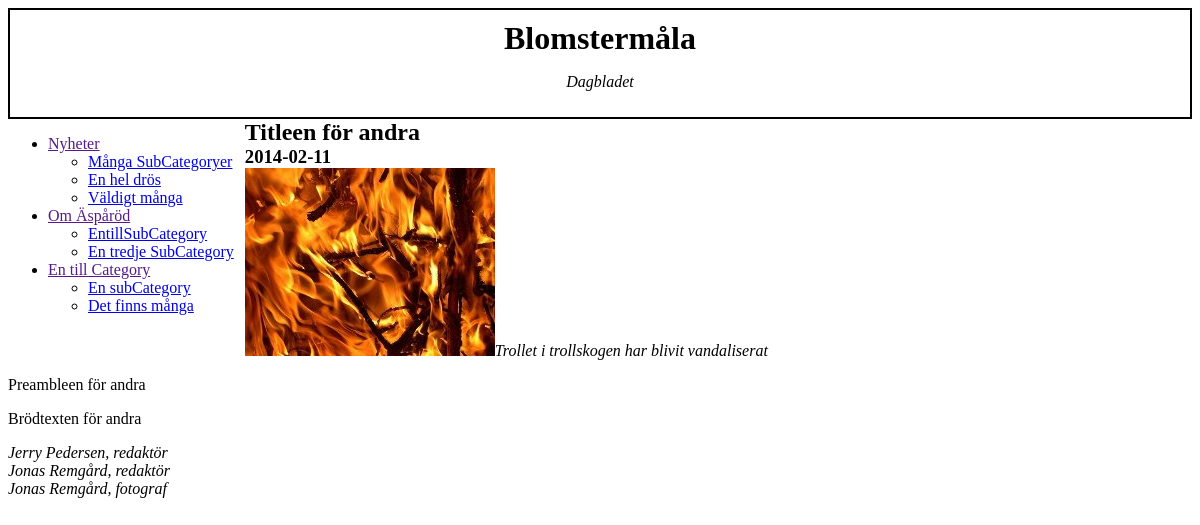
Page /webbartikel.php?ArtID=2 on the committed database.
### tables this page shows
create table Sub_Category
(SubCategoryID     int NOT NULL,
 SubCategoryname	varchar(50),
 CategoryID			int NOT NULL,
 primary key (SubCategoryID),
 foreign key (CategoryID) references Category(CategoryID));

create table Category
(CategoryID     int NOT NULL,
 Categoryname	varchar(50),
 primary key (CategoryID));

create table Article
(Title			varchar(100),
 Preamble     		varchar(200),
 Content     		text,
 Date			date,
 ArticleID		int NOT NULL,
 SubCategoryID	int NOT NULL,
 primary key (ArticleID),
 foreign key (SubCategoryID) references Sub_Category(SubCategoryID));

create table Picture_Article_Relation
(ArticleID		int,
PictureID			int,
PictureText		varchar(200),
primary key (ArticleID, PictureID),
foreign key (ArticleID) references Article(ArticleID),
foreign key (PictureID) references Picture(PictureID));

create table Picture
(Height		int,
Width		int,
AltText		varchar(100),
PictureID		int,
UserID	int,
Address		varchar(100),
primary key (PictureID),
foreign key (UserID) references User(UserID));

create table User 
(UserID	     int NOT NULL,
 Name	     	varchar(30),
 Email	     	varchar(50),
 Password	varchar(20),
 Moderator	boolean,
 primary key(UserID));

### webbartikel.php (the view, shortened to what this page needs)
<?php
  include('db.php');
?>
<!DOCTYPE html>
<html>
  <head>
    <link type="text/css" rel="stylesheet" href="blad.css" />
  </head>
	<body>
	<div id="toplogo">
		<h1>Blomstermåla</h1>
		<p>Dagbladet</p>
	</div>
	<div id="lnav">
	<?php
    $sql = "select Categoryname, SubCategoryname, SubCategoryID from Category inner join Sub_Category on Sub_Category.CategoryID=Category.CategoryID order by Category.CategoryID";
    $result = mysqli_query($link, $sql);
    $owner = "";
    echo("<ul>\n");
    while ($row = mysqli_fetch_array($result))
    {
    	if (($row[0]!=$owner) && ($owner!="")){
    			echo("\t</ul>\n</li>\n");
    		}
    	if ($row[0]!=$owner){
    		echo('<li><a href="">'.$row[0]."</a>\n\t<ul>\n");
    		$owner=$row[0];
    	}
    	echo('<li><a href="index.php?cat='.$row[2].'">'.$row[1].'</a></li>');
    }
    echo("\t</ul>\n</li>\n");
    echo("</ul>\n");
  ?>
  </div>
	<div id="article">
		<?php
$ArtID = $_GET['ArtID'];
$sql = "select Article.ArticleID, Article.Title, Article.Preamble, Article.Content, Article.Date from Article where ArticleID='$ArtID'";
$result = mysqli_query($link, $sql);
$row = mysqli_fetch_array($result);
$sql = "select Picture_Article_Relation.PictureID, Picture_Article_Relation.PictureText, Picture.AltText, Picture.Address, User.Name from Picture_Article_Relation left join Picture on Picture_Article_Relation.PictureID=Picture.PictureID left join User on Picture.UserID=User.UserID where ArticleID='$ArtID'";
$result = mysqli_query($link, $sql);
$row1 = mysqli_fetch_array($result);
echo('<h2>'.$row[1].'</h2>');
echo('<h3>'.$row[4].'</h3>');
echo('<div class="Picturefloat">');
echo('<img src="'.$row1[3].'" alt="'.$row1[2].'" />');
echo('<cite>'.$row1[1].'</cite>');
echo('</div>');
echo('<p class"Preamble">'.$row[2].'</p><p>'.$row[3].'</p>');
$sql = "select Owner.UserID, User.Name from Owner left join User on Owner.UserID=User.UserID where ArticleID='$ArtID'";
$result = mysqli_query($link, $sql);
while ($row2 = mysqli_fetch_array($result))
{
echo('<address>'.$row2[1].', redaktör</address>');
}
if ($row1 == null)
{
}
else
{
echo('<address>'.$row1[4].', fotograf</address>');
}
?>
	</div>
	</body>
</html>

### blad.css (style rules this page uses)
h1, h2, h3, h4 { margin: 0px; }
#toplogo { border: solid black 2px; padding: 10px; text-align: center; }
#toplogo p { font-style: italic; }
#lnav { float: left; width: 20%; }

### rows in the picture
sub_category: CategoryID.Categoryname "Nyheter", SubCategoryname "Många SubCategoryer"
sub_category: SubCategoryname "En hel drös"
sub_category: SubCategoryname "Väldigt många"
sub_category: CategoryID.Categoryname "Om Äspåröd", SubCategoryname "EntillSubCategory"
sub_category: SubCategoryname "En tredje SubCategory"
sub_category: CategoryID.Categoryname "En till Category", SubCategoryname "En subCategory"
sub_category: SubCategoryname "Det finns många"
article: Title "Titleen för andra", Date "2014-02-11", Preamble "Preambleen för andra", Content "Brödtexten för andra"
picture_article_relation: PictureID.Address (picture), PictureText "Trollet i trollskogen har blivit vandaliserat", user.Name "Jonas Remgård"

### other values in the picture
$row2[1] "Jerry Pedersen"
$row2[1] "Jonas Remgård"
